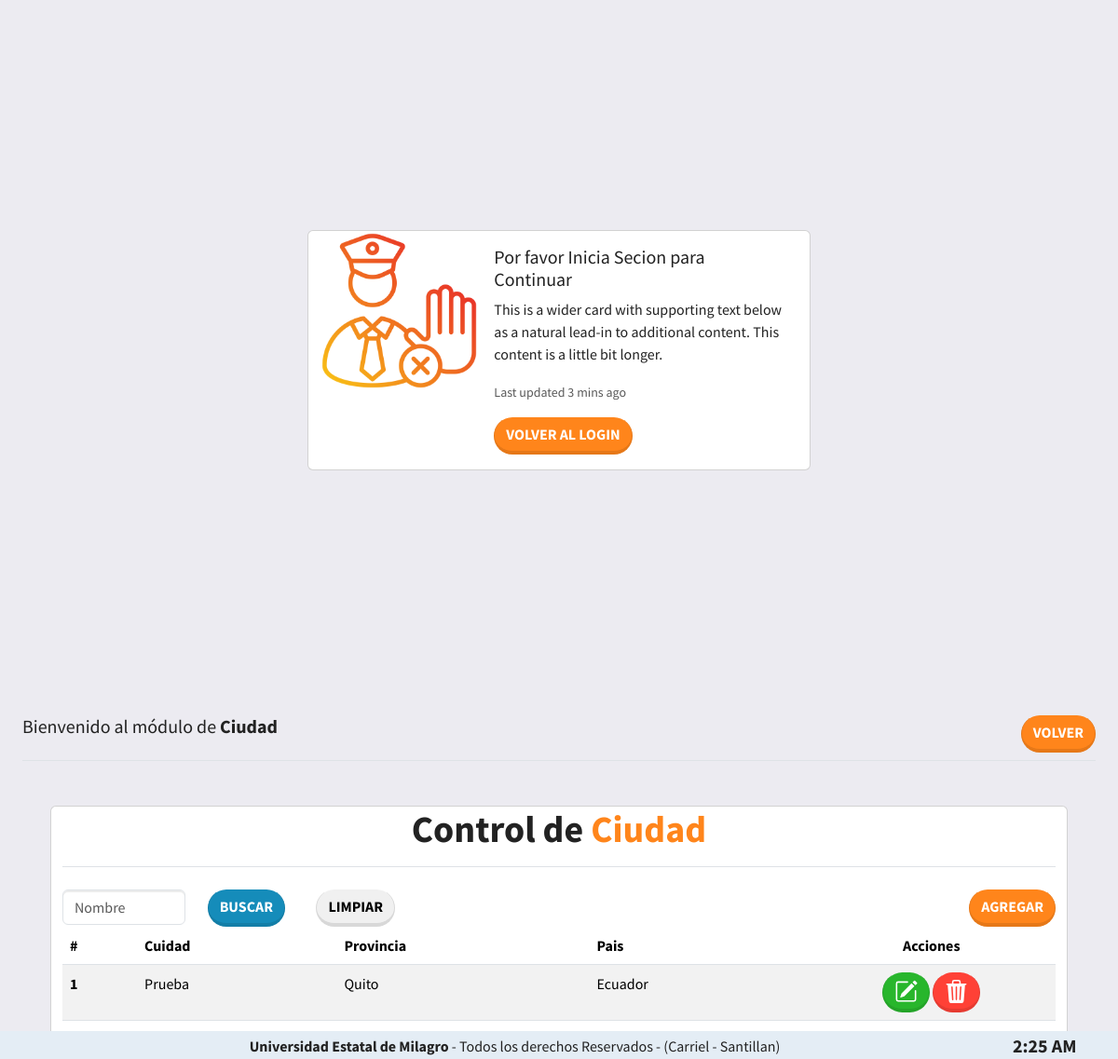
The page /lista_ciudad (signed in) on the database its author committed.
### Apps/App_Principal/models.py (models this page shows, shortened)
class Cuidad(models.Model):
    nombre = models.CharField(max_length=50, blank=True, null=False)
    id_provincia = models.ForeignKey(Provincia, on_delete=models.PROTECT)
    class Meta:
        verbose_name = "Cuidad"
        verbose_name_plural = "Ciudades"
        ordering = ['nombre']

class Provincia(models.Model):
    nombre = models.CharField(max_length=50, blank=True, null=False)
    id_pais = models.ForeignKey(Pais, on_delete=models.PROTECT)
    class Meta:
        verbose_name = "Provincia"
        verbose_name_plural = "Provincias"
        ordering = ['nombre']
    def __str__(self):
        return "{}".format(self.nombre)

class Pais(models.Model):
    nombre = models.CharField(max_length=50, blank=True, null=False)
    class Meta:
        verbose_name = "Pais"
        verbose_name_plural = "Paises"
        ordering = ['nombre']
    def __str__(self):
        return "{}".format(self.nombre)

### Apps/App_Admin/views.py (the view)
# urls.py: path('lista_ciudad', Lista_Ciudad.as_view(), name="lista_ciudad"),
class Lista_Ciudad(ListView):
    template_name = 'administrador/origen/ciudad/lista_ciudad.html'
    context_object_name = 'ciudades'
    model = Cuidad
    def get_queryset(self):
        queryset = super().get_queryset()
        nombres = self.request.GET.get('nombres')
        if nombres:
            queryset = queryset.filter(nombre__contains=nombres)
        return queryset
    def get_context_data(self, **kwargs):
        context = super().get_context_data(**kwargs)
        context['voler_login'] = 'login_admin'
        context['titulo'] = 'Ciudad'
        context['rol'] = 'administrador'
        context['nuevo'] = 'nueva_ciudad'
        context['volver'] = 'admin_modulos'
        context['query'] = self.request.GET.get("query") or ""
        return context

### Apps/App_Principal/templates/administrador/origen/ciudad/lista_ciudad.html (shortened to what this page needs)
{% extends 'lista.html' %}
{% load static %}
{% block tabla %}
	<form method="get">
		<div class="col">
			<div class="d-flex justify-content-end">
				<div class="row me-auto">
					<div class="col-4">
						<input type="text" name="nombres" class="form-control" placeholder="Nombre" value=
								"{{ request.GET.nombres }}">
					</div>
					<div class="col-3">
						<button type="submit" class="btn btn-primary rounded-pill">Buscar</button>
					</div>
					<div class="col-2">
						<a type="button" href="{% url 'lista_cargo' %}"
						   class="btn btn-secondary rounded-pill">Limpiar</a>
					</div>
				</div>
				<a class="btn btn-warning rounded-pill float-end" href="{{ nuevo }}">Agregar</a>
			</div>
		</div>
	</form>
	<table class="table table-striped">
		<thead>
			<tr>
				<th scope="col">#</th>
				<th scope="col">Cuidad</th>
				<th scope="col">Provincia</th>
				<th scope="col">Pais</th>
				<th class="col-sm-3 text-center">Acciones</th>
			</tr>
		</thead>
		<tbody>
		{% for object in ciudades %}
			<tr>
				<th>{{ forloop.counter }}</th>
				<td>{{ object.nombre }}</td>
				<td>{{ object.id_provincia }}</td>
				<td>{{ object.id_provincia.id_pais }}</td>
				<td class="text-center">
					<a class="btn btn-success rounded-pill" href="{% url 'modificar_ciudad' object.id %}">
					</a>
					<a class="btn btn-danger rounded-pill" href="{% url 'eliminar_ciudad' object.id %}">
					</a>
				</td>
			</tr>
		{% endfor %}
		</tbody>
	</table>
{% endblock %}

### static/css/estilos.css (style rules this page uses)
body { background-color: #ecebf1; }

### rows shown on the page
Cuidad: nombre "Prueba", id_provincia "Quito", id_provincia.id_pais "Ecuador"

### other values the page prints
{{ titulo }} "Ciudad"
